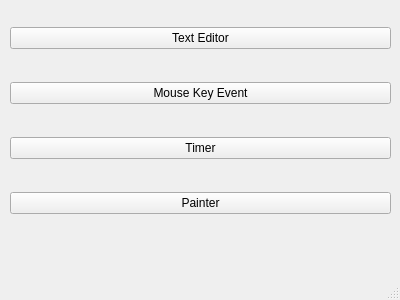
<?xml version="1.0" encoding="UTF-8"?>
<ui version="4.0">
 <class>MenuWindow</class>
 <widget class="QMainWindow" name="MenuWindow">
  <property name="geometry">
   <rect>
    <x>0</x>
    <y>0</y>
    <width>400</width>
    <height>300</height>
   </rect>
  </property>
  <property name="windowTitle">
   <string>MainWindow</string>
  </property>
  <widget class="QWidget" name="centralwidget">
   <widget class="QWidget" name="verticalLayoutWidget">
    <property name="geometry">
     <rect>
      <x>10</x>
      <y>0</y>
      <width>381</width>
      <height>241</height>
     </rect>
    </property>
    <layout class="QVBoxLayout" name="verticalLayout">
     <item>
      <widget class="QPushButton" name="pushButton">
       <property name="text">
        <string>Text Editor</string>
       </property>
      </widget>
     </item>
     <item>
      <widget class="QPushButton" name="pushButton_2">
       <property name="text">
        <string>Mouse Key Event</string>
       </property>
      </widget>
     </item>
     <item>
      <widget class="QPushButton" name="pushButton_3">
       <property name="text">
        <string>Timer</string>
       </property>
      </widget>
     </item>
     <item>
      <widget class="QPushButton" name="pushButton_4">
       <property name="text">
        <string>Painter</string>
       </property>
      </widget>
     </item>
    </layout>
   </widget>
  </widget>
  <widget class="QMenuBar" name="menubar">
   <property name="geometry">
    <rect>
     <x>0</x>
     <y>0</y>
     <width>400</width>
     <height>22</height>
    </rect>
   </property>
  </widget>
  <widget class="QStatusBar" name="statusbar"/>
 </widget>
 <resources/>
 <connections/>
</ui>
